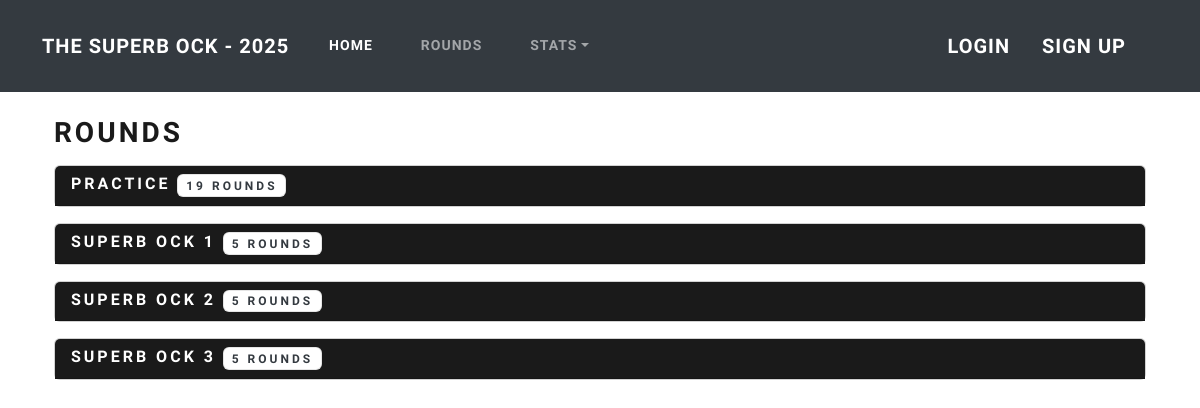
Page /rounds on the committed database.
### superb_ock/models.py (models this page shows, shortened)
class GolfEvent(models.Model):
    name = models.CharField(max_length=40)

### superb_ock/views.py (the view)
# urls.py: path("rounds",views.RoundsOverview.as_view() , name="rounds_overview"),
class RoundsOverview(View):
    template_name = "superb_ock/rounds/overview.html"
    def convert_to_dict(self, d):
        if isinstance(d, defaultdict):
            return {k: self.convert_to_dict(v) for k, v in d.items()}
        return d
    def group_scores(self, data):
        grouped = defaultdict(
            lambda: defaultdict(
                lambda: defaultdict(
                    lambda: defaultdict(lambda: {"shots_taken": 0, "stableford": 0})
                )
            )
        )
        for entry in data:
            event = entry["golf_round__event__name"]
            course = f"{entry['hole__golf_course__name']} - {entry['hole__golf_course__tees']}{entry['golf_round_id']:05}"
            id = entry["golf_round_id"]
            player = entry["player__first_name"]
            grouped[event][course][id][player]["shots_taken"] += (
                entry["shots_taken"] if entry["shots_taken"] else 0
            )
            grouped[event][course][id][player]["stableford"] += (
                entry["stableford"] if entry["stableford"] else 0
            )
        return self.convert_to_dict(grouped)
    def get(self, request):
        scores = (
            Score.objects.all()
            .order_by("golf_round__event__name", "golf_round_id", "player__first_name")
            .values(
                "player__first_name",
                "shots_taken",
                "stableford",
                "golf_round__event__name",
                "hole__golf_course__name",
                "hole__golf_course__tees",
                "golf_round_id",
            )
        )
        grouped_data = self.group_scores(scores)
        return render(request, self.template_name, context={"rounds": grouped_data})

### superb_ock/templates/superb_ock/rounds/overview.html (shortened to what this page needs)
{% extends "superb_ock/base.html" %}
{% block content %}
<div class="container mt-4">
    <h2 class="text-primary mb-3">Rounds</h2>
    {% for event, event_details in rounds.items %}
    <div class="card mb-3">
        <div class="card-header bg-primary text-white " data-bs-toggle="collapse" data-bs-target="#collapse{{ forloop.counter }}" style="cursor:pointer;">
            <h5 class="mb-0">{{ event }}
                <small class="badge bg-light text-dark">{{ event_details|length }} rounds</small>
            </h5>
        </div>
    </div>
    {% endfor %}
</div>
{% endblock content %}

### rows in the picture
GolfEvent: name "PRACTICE", event_details "19"
GolfEvent: name "SUPERB OCK 1", event_details "5"
GolfEvent: name "SUPERB OCK 2", event_details "5"
GolfEvent: name "SUPERB OCK 3", event_details "5"
